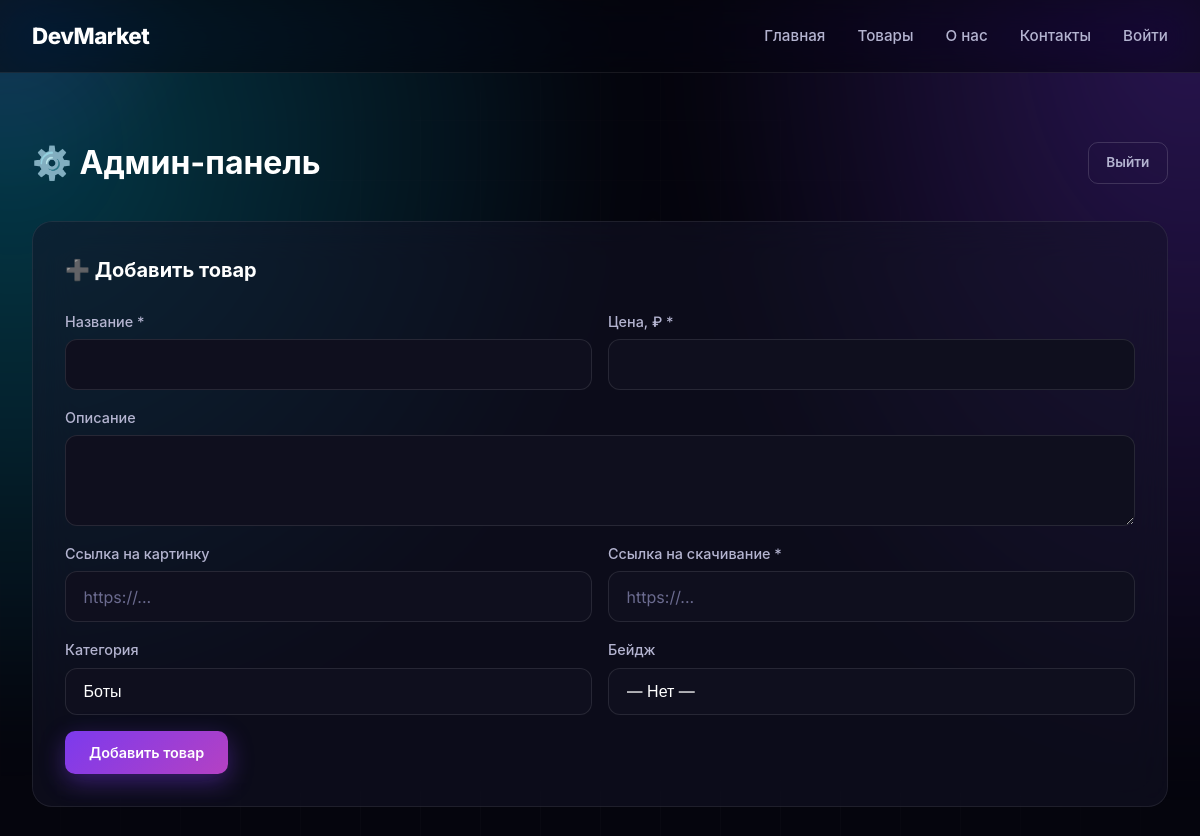
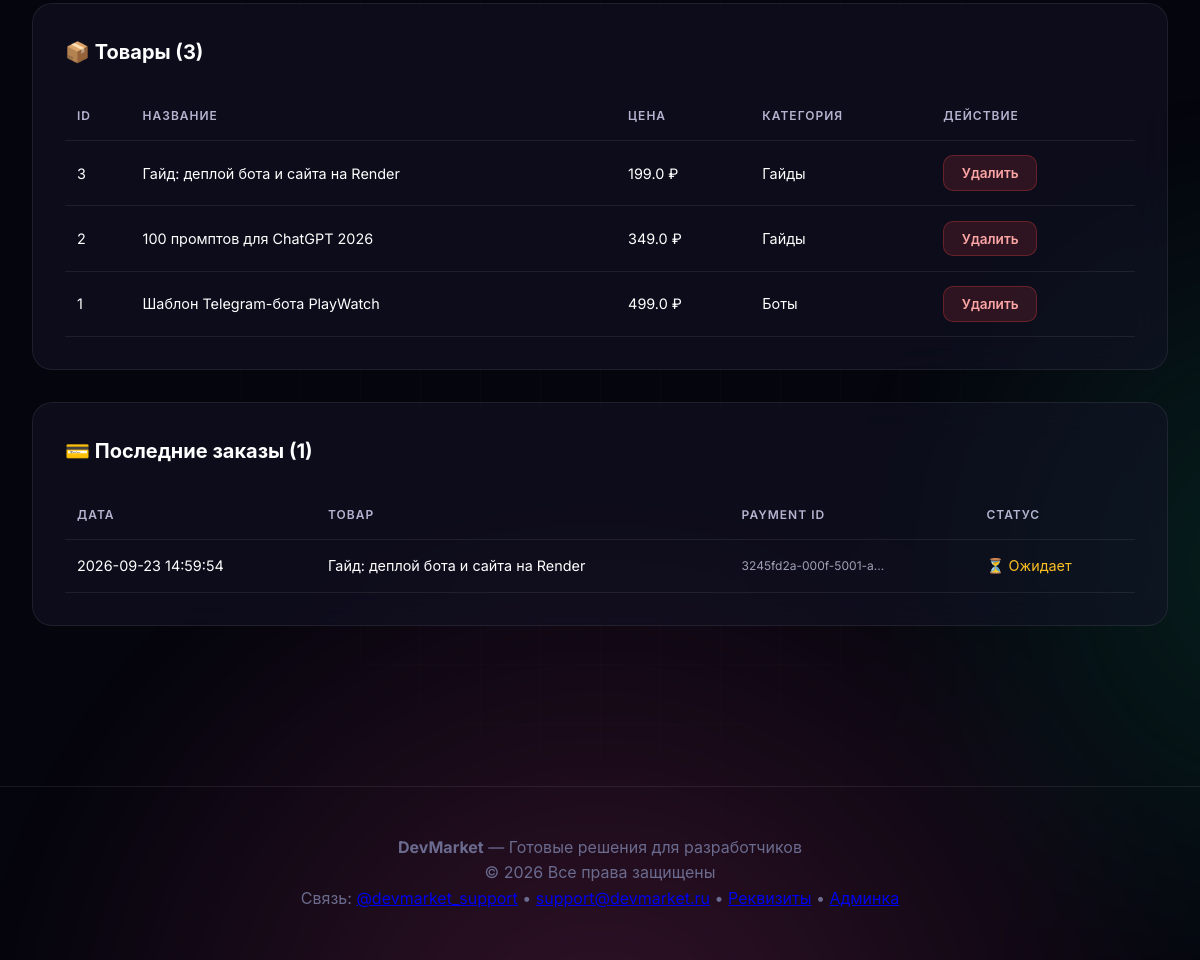
Page /admin (signed in) on the committed database (2 pictures, top to bottom).
### tables this page shows
CREATE TABLE products (
                id INTEGER PRIMARY KEY AUTOINCREMENT,
                title TEXT NOT NULL,
                description TEXT,
                price REAL NOT NULL,
                image_url TEXT,
                download_url TEXT,
                category TEXT DEFAULT 'Прочее',
                badge TEXT,
                created_at TEXT DEFAULT CURRENT_TIMESTAMP
            );

CREATE TABLE orders (
                id INTEGER PRIMARY KEY AUTOINCREMENT,
                product_id INTEGER,
                payment_id TEXT UNIQUE,
                status TEXT,
                created_at TIMESTAMP DEFAULT CURRENT_TIMESTAMP
            );

### app.py (the view, shortened to what this page needs)
@app.route("/admin", methods=["GET", "POST"])
def admin():
    if request.method == "POST" and "password" in request.form:
        if request.form["password"] == ADMIN_PASSWORD:
            session["is_admin"] = True
            return redirect(url_for("admin"))
        flash("Неверный пароль", "error")
    if not session.get("is_admin"):
        return render_template("admin_login.html")
    products = db.get_all_products()
    orders = db.get_all_orders()
    return render_template("admin.html", products=products, orders=orders)

### app.py (called while the page is built)
@app.context_processor
def inject_brand():
    return {"brand": BRAND}

### database.py (called while the page is built)
def get_db():
    conn = sqlite3.connect(DB_PATH)
    conn.row_factory = sqlite3.Row
    return conn

def get_all_products():
    with get_db() as conn:
        return conn.execute("SELECT * FROM products ORDER BY id DESC").fetchall()

def get_all_orders():
    with get_db() as conn:
        return conn.execute("""
            SELECT orders.*, products.title as product_title
            FROM orders
            LEFT JOIN products ON orders.product_id = products.id
            ORDER BY orders.id DESC
            LIMIT 50
        """).fetchall()

### templates/admin.html (shortened to what this page needs)
{% extends "base.html" %}
{% block content %}
<div class="container">
    <div class="admin-header">
        <h1>⚙️ Админ-панель</h1>
        <a href="/admin/logout" class="btn btn-outline btn-sm">Выйти</a>
    </div>
    <div class="admin-card">
        <h3>➕ Добавить товар</h3>
        <form method="post">
            <div class="form-row">
                <div class="form-group">
                    <label>Название *</label>
                    <input type="text" name="title" class="form-input" required>
                </div>
                <div class="form-group">
                    <label>Цена, ₽ *</label>
                    <input type="number" name="price" class="form-input" step="0.01" min="1" required>
                </div>
            </div>
            <div class="form-group">
                <label>Описание</label>
                <textarea name="description" class="form-input" rows="3"></textarea>
            </div>
            <div class="form-row">
                <div class="form-group">
                    <label>Ссылка на картинку</label>
                    <input type="url" name="image_url" class="form-input" placeholder="https://...">
                </div>
                <div class="form-group">
                    <label>Ссылка на скачивание *</label>
                    <input type="url" name="download_url" class="form-input" placeholder="https://..." required>
                </div>
            </div>
            <div class="form-row">
                <div class="form-group">
                    <label>Категория</label>
                    <select name="category" class="form-input">
                        <option>Боты</option>
                    </select>
                </div>
                <div class="form-group">
                    <label>Бейдж</label>
                    <select name="badge" class="form-input">
                        <option value="">— Нет —</option>
                    </select>
                </div>
            </div>
            <button type="submit" class="btn btn-primary">Добавить товар</button>
        </form>
    </div>
    <div class="admin-card">
        <h3>📦 Товары ({{ products|length }})</h3>
        <table class="admin-table">
            <thead>
                <tr>
                    <th>ID</th>
                    <th>Название</th>
                    <th>Цена</th>
                    <th>Категория</th>
                    <th>Действие</th>
                </tr>
            </thead>
            <tbody>
                {% for p in products %}
                <tr>
                    <td>{{ p['id'] }}</td>
                    <td>{{ p['title'] }}</td>
                    <td>{{ p['price'] }} ₽</td>
                    <td>{{ p['category'] }}</td>
                    <td>
                        <form method="post" action="/admin/delete/{{ p['id'] }}" style="display: inline;" onsubmit="return confirm('Удалить «{{ p['title'] }}»?');">
                            <button type="submit" class="btn btn-danger btn-sm">Удалить</button>
                        </form>
                    </td>
                </tr>
                {% endfor %}
            </tbody>
        </table>
    </div>
    <div class="admin-card">
        <h3>💳 Последние заказы ({{ orders|length }})</h3>
        {% if orders %}
        <table class="admin-table">
            <thead>
                <tr>
                    <th>Дата</th>
                    <th>Товар</th>
                    <th>Payment ID</th>
                    <th>Статус</th>
                </tr>
            </thead>
            <tbody>
                {% for o in orders %}
                <tr>
                    <td>{{ o['created_at'] }}</td>
                    <td>{{ o['product_title'] or '—' }}</td>
                    <td style="font-size: 0.75rem; color: #a0a0b8;">{{ o['payment_id'][:20] }}...</td>
                    <td>
                        {% if o['status'] == 'paid' %}
                            <span style="color: #6ee7b7;">✅ Оплачен</span>
                        {% else %}
                            <span style="color: #fbbf24;">⏳ Ожидает</span>
                        {% endif %}
                    </td>
                </tr>
                {% endfor %}
            </tbody>
        </table>
        {% else %}
        <p style="color: #b4b4d0;">Заказов пока нет</p>
        {% endif %}
    </div>
</div>
{% endblock %}

### templates/base.html (shortened to what this page needs)
<!DOCTYPE html>
<html lang="ru">
<head>
    <link rel="stylesheet" href="{{ url_for('static', filename='style.css') }}">
</head>
<body>
<div class="cursor-glow" id="cursor-glow"></div>
<nav class="navbar">
    <div class="nav-container">
        <a href="/" class="logo">
            <span>{{ brand.name }}</span>
        </a>
        <div class="nav-links" id="nav-links">
            <a href="/">Главная</a>
            <a href="/search">Товары</a>
            <a href="/about">О нас</a>
            <a href="/contact">Контакты</a>
            {% if session.get("username") %}
                <a href="/logout" class="nav-user">👤 {{ session.username }}</a>
            {% else %}
                <a href="/login">Войти</a>
            {% endif %}
        </div>
    </div>
</nav>
<main>
    {% if error_404 %}
        <div class="container">
            <div class="success-page error-page">
                <div class="success-icon">🔍</div>
                <h1>404</h1>
                <p>Страница не найдена</p>
                <a href="/" class="btn btn-primary" style="margin-top: 2rem;">← На главную</a>
            </div>
        </div>
    {% else %}
        {% block content %}{% endblock %}
    {% endif %}
</main>
<footer class="footer">
    <div class="footer-content">
        <p><strong>{{ brand.name }}</strong> — {{ brand.tagline }}</p>
        <p>© {{ brand.year }} Все права защищены</p>
        <p class="footer-contacts">
            Связь:
            <a href="https://t.me/{{ brand.contacts.telegram[1:] }}" target="_blank">{{ brand.contacts.telegram }}</a>
            •
            <a href="mailto:{{ brand.contacts.email }}">{{ brand.contacts.email }}</a>
            •
            <a href="/requisites">Реквизиты</a>
            •
            <a href="/admin">Админка</a>
        </p>
    </div>
</footer>
</body>
</html>

### rows in the picture
products: id "3", title "Гайд: деплой бота и сайта на Render", price "199.0", category "Гайды"
products: id "2", title "100 промптов для ChatGPT 2026", price "349.0", category "Гайды"
products: id "1", title "Шаблон Telegram-бота PlayWatch", price "499.0", category "Боты"
orders: created_at "2026-09-23 14:59:54", title "Гайд: деплой бота и сайта на Render", o "3245fd2a-000f-5001-a", status "⏳ Ожидает"

### other values in the picture
{{ brand.name }} "DevMarket"
{{ products|length }} "3"
{{ orders|length }} "1"
{{ brand.tagline }} "Готовые решения для разработчиков"
{{ brand.year }} "2026"
